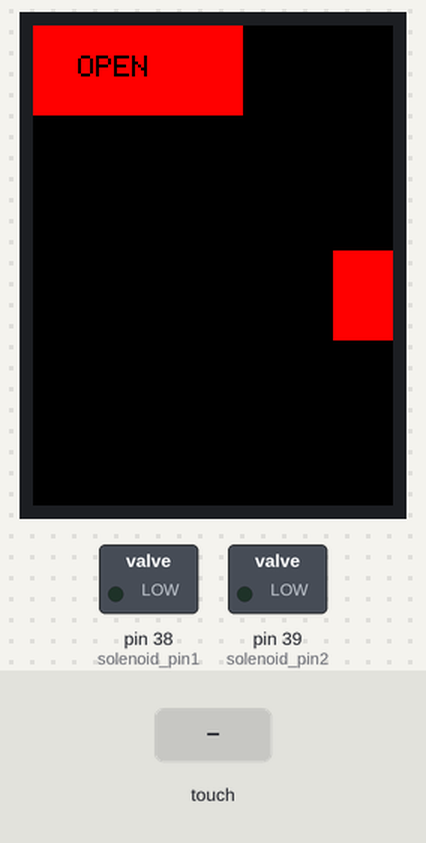
Recording of a sketch running on a simulated Arduino Mega 2560, built with avr-gcc and run on an emulated ATmega2560. Shown: 240×320 colour display, switched loads named in the sketch (green lamp = pin HIGH). The test bench sets the inputs (shaded band).

Above: at 1.4 s.
1.5 s: touch panel pressed at 13 % / 10 % of its raw x / y range
At 2.5 s:
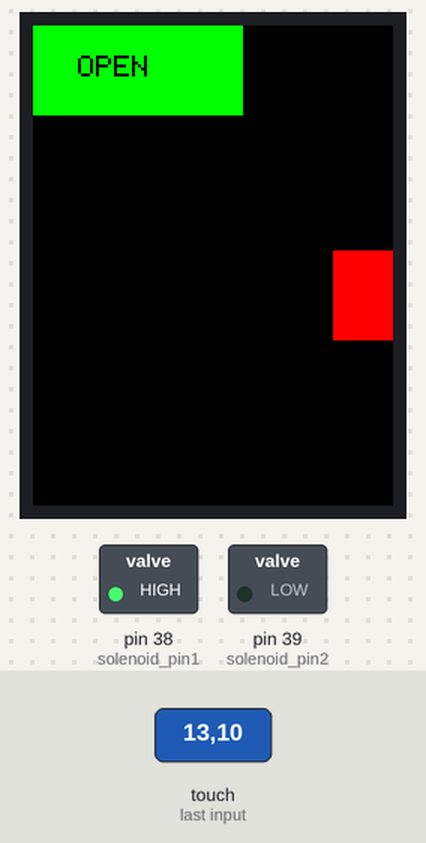
3.0 s: touch panel pressed at 87 % / 50 % of its raw x / y range
At 3.7 s:
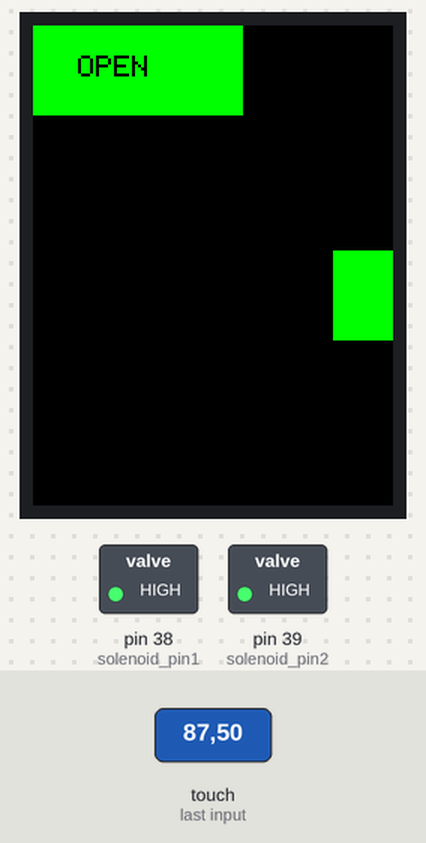
4.5 s: touch panel pressed at 38 % / 10 % of its raw x / y range
At 4.8 s:
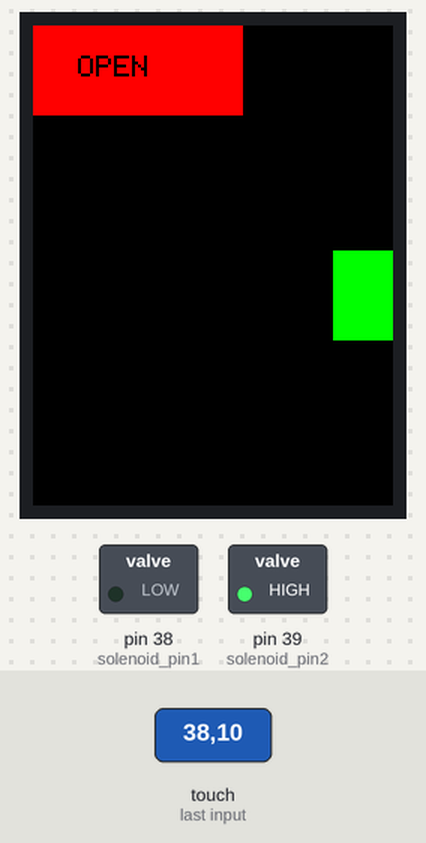
Timing chart, 0 to 7.5 s (numbered marks = the images above; inputs shaded):
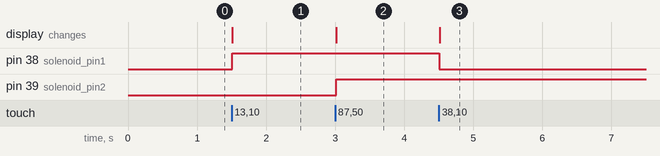

The sketch:

2buttons_test_hardware.ino
```cpp
#include <Adafruit_GFX.h>
#include <MCUFRIEND_kbv.h>
#include <TouchScreen.h>

#define solenoid_pin1 38
#define solenoid_pin2 39

#define MINPRESSURE 200
#define MAXPRESSURE 1000

// Touchscreen settings
const int XP = 9, XM = A3, YP = A2, YM = 8; // 320x480 ID=0x9488
const int TS_LEFT = 112, TS_RT = 944, TS_TOP = 94, TS_BOT = 932;

TouchScreen ts = TouchScreen(XP, YP, XM, YM, 300);  // Touch screen initialization

MCUFRIEND_kbv tft;  // TFT display object

// Colors
#define BLACK   0x0000
#define BLUE    0x001F
#define RED     0xF800
#define GREEN   0x07E0
#define CYAN    0x07FF
#define MAGENTA 0xF81F
#define YELLOW  0xFFE0
#define WHITE   0xFFFF

int pixel_x, pixel_y; // Touch coordinates

// Button states (separate for ON/OFF)
bool buttonState1 = false; // Initially set to OFF (false) for OPEN button
bool buttonState2 = false; // Initially set to OFF (false) for CLOSE button

// Button positions and sizes
int button1x = 0, button1y = 0, buttonWidth1 = 140, buttonHeight1 = 60;  // Button position and size for OPEN
int button2x = 200, button2y = 150, buttonWidth2 = 140, buttonHeight2 = 60; // Button position and size for CLOSE

void button2() {

  tft.fillRect(40, 140, 120 , 60, CYAN); //RED OFF - YELLOW ON-

  tft.setCursor(70,155);
  tft.setTextSize(4);
  tft.println("OFF");

  tft.setCursor(40,120);
  tft.setTextSize(2);
  tft.println("Solenoid 2");
}

void button1() {

  tft.fillRect(40, 40, 120 , 60, CYAN);
  tft.setCursor(70,60);
  tft.setTextSize(4);
  tft.println("OFF");

  tft.setCursor(40,20);
  tft.setTextSize(2);
  tft.println("Solenoid 1");


}


// Touch detection function
bool Touch_getXY(void)
{
    TSPoint p = ts.getPoint();
    pinMode(YP, OUTPUT);      // restore shared pins
    pinMode(XM, OUTPUT);      // because TFT control pins
    bool pressed = (p.z > MINPRESSURE && p.z < MAXPRESSURE);
    if (pressed) {
        pixel_x = map(p.x, TS_LEFT, TS_RT, 0, tft.width());  // Map the touch coordinates to screen width
        pixel_y = map(p.y, TS_TOP, TS_BOT, 0, tft.height());  // Map the touch coordinates to screen height
    }
    return pressed;
}

void setup(void)
{
    pinMode(solenoid_pin1, OUTPUT);
    pinMode(solenoid_pin2, OUTPUT);

    Serial.begin(9600);
    uint16_t ID = tft.readID();

    tft.begin(ID);

    tft.setRotation(0);  // Portrait mode
    tft.fillScreen(BLACK);  // Fill the screen with black initially

    // Draw the initial buttons (OFF state)
    drawButtons();
}

// Function to draw both buttons
void drawButtons() {
    // Draw the "OPEN" button
    if (buttonState1) {
        tft.fillRect(button1x, button1y, buttonWidth1, buttonHeight1, GREEN);  // Button in green for OPEN state
        tft.setCursor(button1x + 30, button1y + 20);  // Set the cursor to the center of the button
        tft.setTextColor(BLACK);
        tft.setTextSize(2);
        tft.print("OPEN");

        digitalWrite(solenoid_pin1, HIGH); // Activate solenoid 1 for OPEN

    } else {
        tft.fillRect(button1x, button1y, buttonWidth1, buttonHeight1, RED);  // Button in red for OPEN state
        tft.setCursor(button1x + 30, button1y + 20);  // Set the cursor to the center of the button
        tft.setTextColor(BLACK);
        tft.setTextSize(2);
        tft.print("OPEN");

        digitalWrite(solenoid_pin1, LOW);  // Deactivate solenoid 1 for OPEN
    }

    // Draw the "CLOSE" button
    if (buttonState2) {
        tft.fillRect(button2x, button2y, buttonWidth2, buttonHeight2, GREEN);  // Button in green for CLOSE state
        tft.setCursor(button2x + 30, button2y + 20);  // Set the cursor to the center of the button
        tft.setTextColor(BLACK);
        tft.setTextSize(2);
        tft.print("CLOSE");

        digitalWrite(solenoid_pin2, HIGH); // Activate solenoid 2 for CLOSE

    } else {
        tft.fillRect(button2x, button2y, buttonWidth2, buttonHeight2, RED);  // Button in red for CLOSE state
        tft.setCursor(button2x + 30, button2y + 20);  // Set the cursor to the center of the button
        tft.setTextColor(BLACK);
        tft.setTextSize(2);
        tft.print("CLOSE");

        digitalWrite(solenoid_pin2, LOW);  // Deactivate solenoid 2 for CLOSE
    }
}

// Loop function to check touch events and toggle buttons
void loop(void)
{
    bool down = Touch_getXY();  // Check if there is a touch on the screen

    // Check if the touch is within the bounds of the "OPEN" button
    if (down && pixel_x > button1x && pixel_x < button1x + buttonWidth1 && pixel_y > button1y && pixel_y < button1y + buttonHeight1) {
        buttonState1 = !buttonState1;  // Toggle the "OPEN" button state
        drawButtons();  // Redraw the buttons with the updated states
        delay(300);  // Simple debounce delay
    }

    // Check if the touch is within the bounds of the "CLOSE" button
    if (down && pixel_x > button2x && pixel_x < button2x + buttonWidth2 && pixel_y > button2y && pixel_y < button2y + buttonHeight2) {
        buttonState2 = !buttonState2;  // Toggle the "CLOSE" button state
        drawButtons();  // Redraw the buttons with the updated states
        delay(300);  // Simple debounce delay
    }
}
```

Measured:
- after the input at 1.5 s, pin 38 (solenoid_pin1): LOW → HIGH at once; the display: changes at once (image 1)
- after the input at 3.0 s, pin 39 (solenoid_pin2): LOW → HIGH at once; the display: changes at once (image 2)
- after the input at 4.5 s, pin 38 (solenoid_pin1): HIGH → LOW at once; the display: changes at once (image 3)
